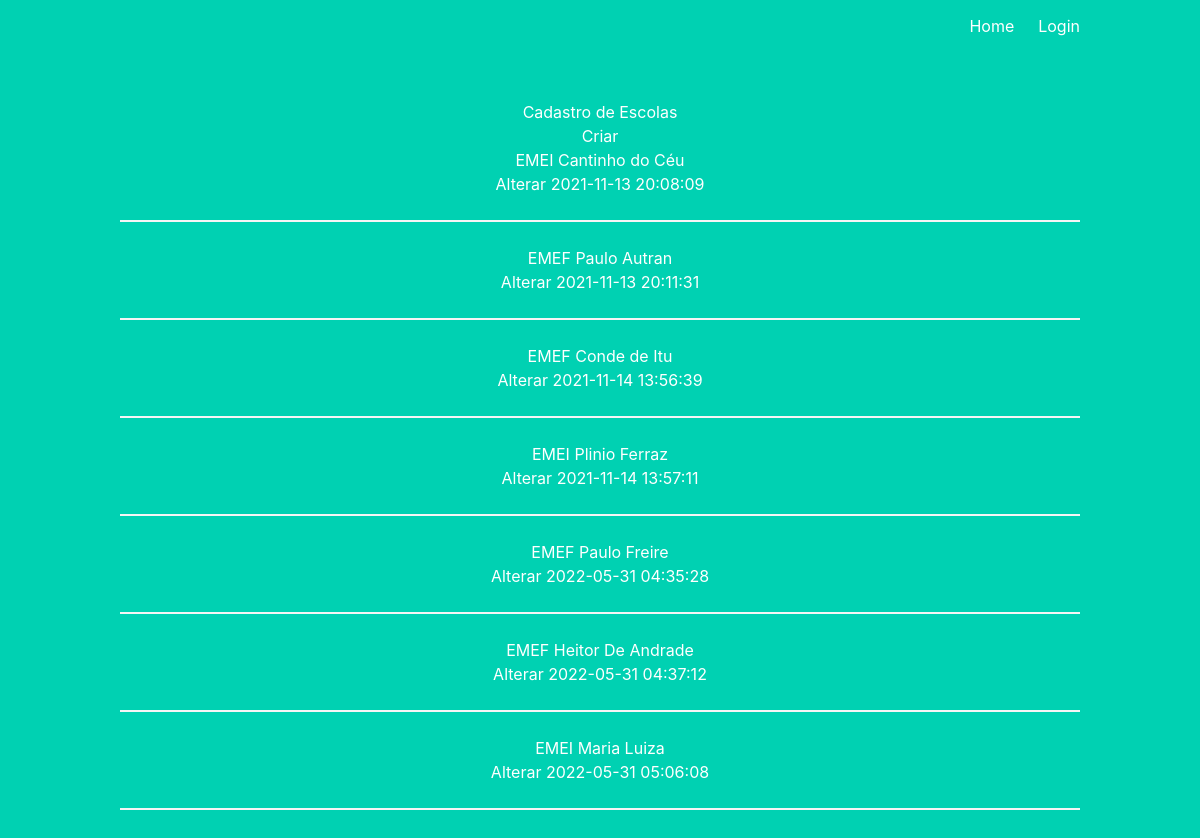
The app's page /escola with its own data.
### tables this page shows
CREATE TABLE escola (
    idescola INTEGER PRIMARY KEY AUTOINCREMENT,
    created TIMESTAMP NOT NULL DEFAULT CURRENT_TIMESTAMP,
    nome TEXT NOT NULL
);

### project/main.py (the view)
@main.route('/escola')
def view_escola():
    conn = get_db_connection()
    escolas = conn.execute('SELECT * FROM escola').fetchall()
    conn.close()
    return render_template('escola.html', posts=escolas)

### project/main.py (called while the page is built)
def get_db_connection():
    conn = sqlite3.connect('database.db')
    conn.row_factory = sqlite3.Row
    return conn

### project/templates/escola.html
{% extends 'base.html' %}
{% block content %}
    <h1>{% block title %} Cadastro de Escolas {% endblock %}</h1>
    <h4> <a href="{{ url_for('main.create_escola')}}">
            <span class="badge badge-warning">Criar</span>
            </a>
    </h4>
    {% for post in posts %}
        <a href="{{ url_for('main.post_escola', post_escolaid=post['idescola']) }}">
            <h4>{{ post['nome'] }}</h4>
        </a>
        <a href="{{ url_for('main.edit_escola', id=post['idescola']) }}">
            <span class="badge badge-warning">Alterar</span>
        </a>
        <span class="badge badge-primary">{{ post['created'] }}</span>
        <hr>
    {% endfor %}
{% endblock %}

### records on screen
escola: nome "EMEI Cantinho do Céu", created "2021-11-13 20:08:09"
escola: nome "EMEF Paulo Autran", created "2021-11-13 20:11:31"
escola: nome "EMEF Conde de Itu", created "2021-11-14 13:56:39"
escola: nome "EMEI Plinio Ferraz", created "2021-11-14 13:57:11"
escola: nome "EMEF Paulo Freire", created "2022-05-31 04:35:28"
escola: nome "EMEF Heitor De Andrade", created "2022-05-31 04:37:12"
escola: nome "EMEI Maria Luiza", created "2022-05-31 05:06:08"
